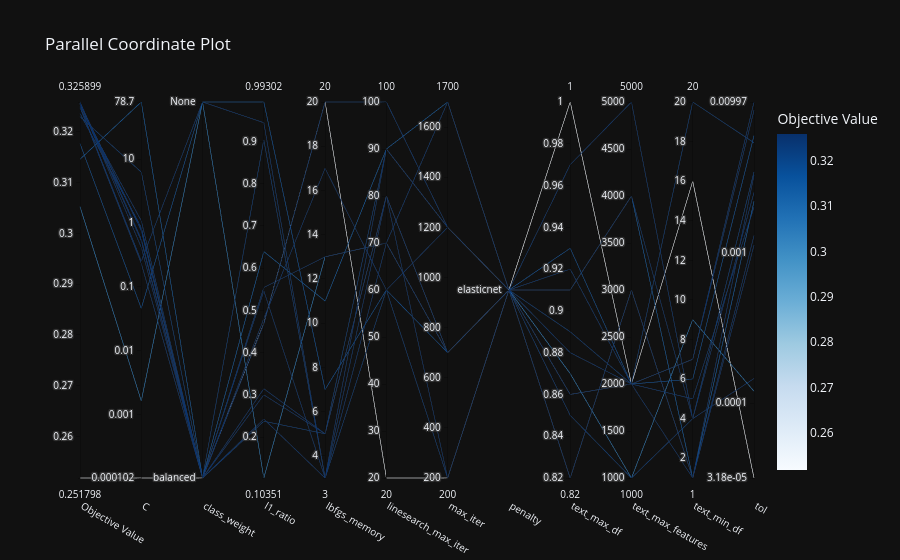

The notebook cell saved with this chart:
### Code cell
fig = vis.plot_parallel_coordinate(text_study)

fig.show()

### Figure 1 — Plotly figure (JSON) as saved in the notebook; plotly's stock layout.template omitted (floating-point values rounded to 4 significant figures)
{"data": [{"dimensions": [{"label": "Objective Value", "range": [0.2518, 0.3259], "values": [0.3257, 0.2518, 0.3251, 0.3236, 0.3177, 0.3053, 0.3249, 0.3254, 0.3247, 0.3146, 0.3256, 0.323, 0.3256, 0.3259]}, {"label": "C", "range": [-3.991, 1.896], "ticktext": ["0.000102", "0.001", "0.01", "0.1", "1", "10", "78.7"], "tickvals": [-3.991, -3, -2, -1, 0, 1, 1.896], "values": [-0.3798, -3.991, -0.5968, -0.06937, -1.336, -2.784, -0.6294, -0.1175, 0.03555, 1.896, -0.2755, 0.7981, -0.09826, -0.2512]}, {"label": "class_weight", "range": [0, 1], "ticktext": ["balanced", "None"], "tickvals": [0, 1], "values": [0, 0, 1, 0, 1, 1, 0, 0, 0, 0, 0, 0, 0, 0]}, {"label": "l1_ratio", "range": [0.1035, 0.993], "values": [0.4807, 0.469, 0.944, 0.9035, 0.993, 0.1035, 0.5544, 0.5463, 0.4685, 0.6392, 0.2429, 0.2378, 0.3003, 0.3147]}, {"label": "lbfgs_memory", "range": [3, 20], "values": [17, 20, 3, 3, 7, 13, 13, 3, 20, 11, 3, 5, 5, 5]}, {"label": "linesearch_max_iter", "range": [20, 100], "values": [60, 20, 70, 60, 60, 70, 70, 90, 100, 90, 80, 90, 80, 80]}, {"label": "max_iter", "range": [200, 1700], "values": [1200, 200, 700, 200, 700, 700, 1700, 1200, 1200, 1700, 700, 1200, 700, 200]}, {"label": "penalty", "range": [0, 0], "ticktext": ["elasticnet"], "tickvals": [0], "values": [0, 0, 0, 0, 0, 0, 0, 0, 0, 0, 0, 0, 0, 0]}, {"label": "text_max_df", "range": [0.82, 1.0], "values": [0.86, 1.0, 0.88, 0.89, 0.93, 0.87, 0.92, 0.91, 0.97, 0.91, 0.86, 0.85, 0.82, 0.82]}, {"label": "text_max_features", "range": [1000, 5000], "values": [2000, 2000, 2000, 2000, 2000, 1000, 2000, 4000, 5000, 4000, 2000, 1000, 3000, 3000]}, {"label": "text_min_df", "range": [1, 20], "values": [1, 16, 7, 20, 6, 9, 5, 4, 4, 1, 7, 4, 1, 1]}, {"label": "tol", "range": [-4.497, -2.001], "ticktext": ["3.18e-05", "0.0001", "0.001", "0.00997"], "tickvals": [-4.497, -4, -3, -2.001], "values": [-2.485, -4.497, -2.001, -2.272, -2.224, -3.922, -2.698, -2.601, -3.837, -2.66, -2.056, -2.465, -2.889, -2.952]}], "labelangle": 30, "labelside": "bottom", "line": {"color": [0.3257, 0.2518, 0.3251, 0.3236, 0.3177, 0.3053, 0.3249, 0.3254, 0.3247, 0.3146, 0.3256, 0.323, 0.3256, 0.3259], "colorbar": {"title": {"text": "Objective Value"}}, "colorscale": [[0.0, "rgb(247,251,255)"], [0.125, "rgb(222,235,247)"], [0.25, "rgb(198,219,239)"], [0.375, "rgb(158,202,225)"], [0.5, "rgb(107,174,214)"], [0.625, "rgb(66,146,198)"], [0.75, "rgb(33,113,181)"], [0.875, "rgb(8,81,156)"], [1.0, "rgb(8,48,107)"]], "reversescale": false, "showscale": true}, "type": "parcoords"}], "layout": {"title": {"text": "Parallel Coordinate Plot"}}}
